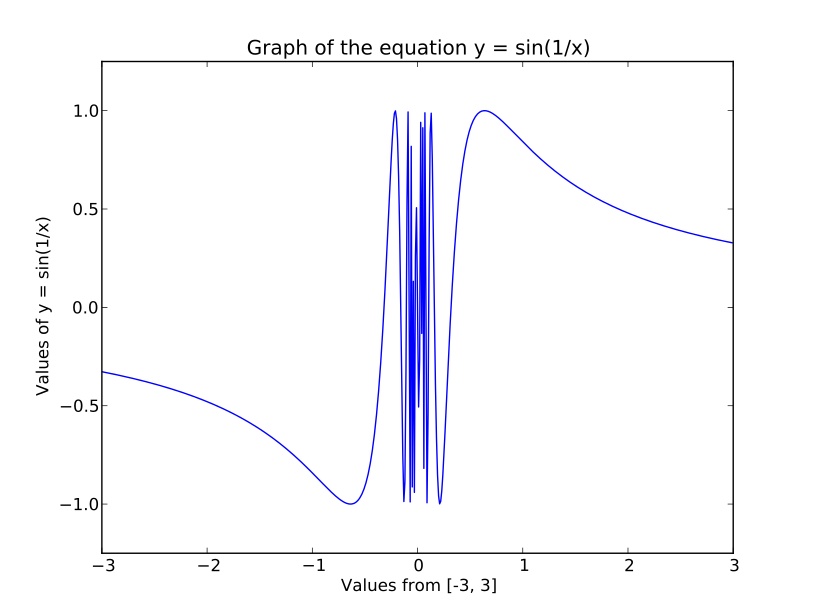

This figure's Python source:
#####
# Owen Kuemerle
# CS 106 - Introduction to Programming
# Programming assignment 3
# Make a graph from the equation y = sin(1/x)
#####
# Import plotting libraries
import numpy as np
import pylab as pl

# Define x range from -3 to 3
x = np.arange(-3, 3, 0.01)
# Define y values as a sin function based on the x values
y = np.sin(1/x)

# Add some padding to the graph on the y-axis
pl.ylim(-1.25, 1.25)

# Use pylab to plot x and y points
pl.plot(x, y)

# Set the labels and title for the graph
pl.xlabel("Values from [-3, 3]")
pl.ylabel("Values of y = sin(1/x)")
pl.title("Graph of the equation y = sin(1/x)")

# Show the plot on the screen
pl.show()
